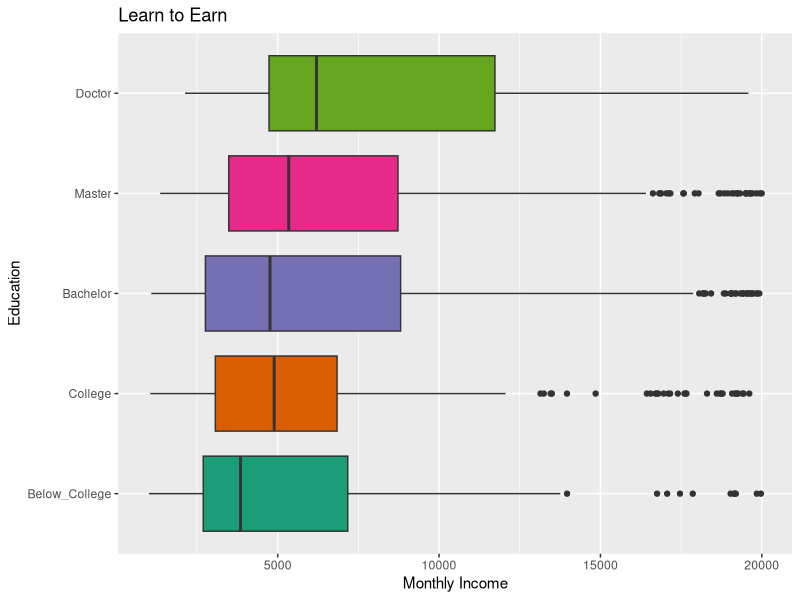
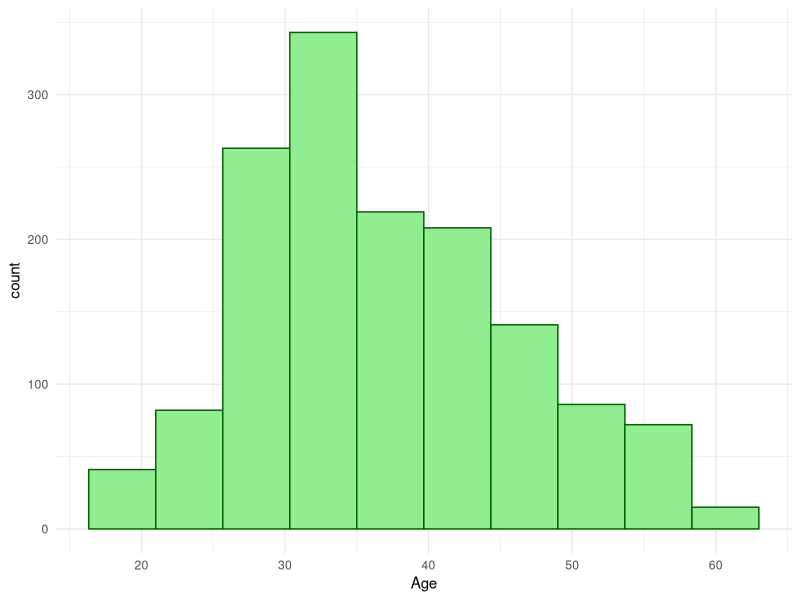
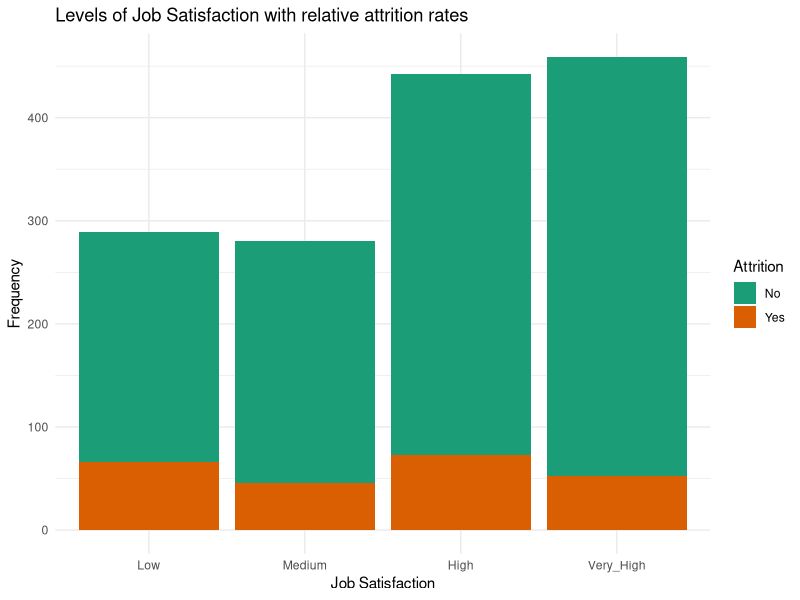
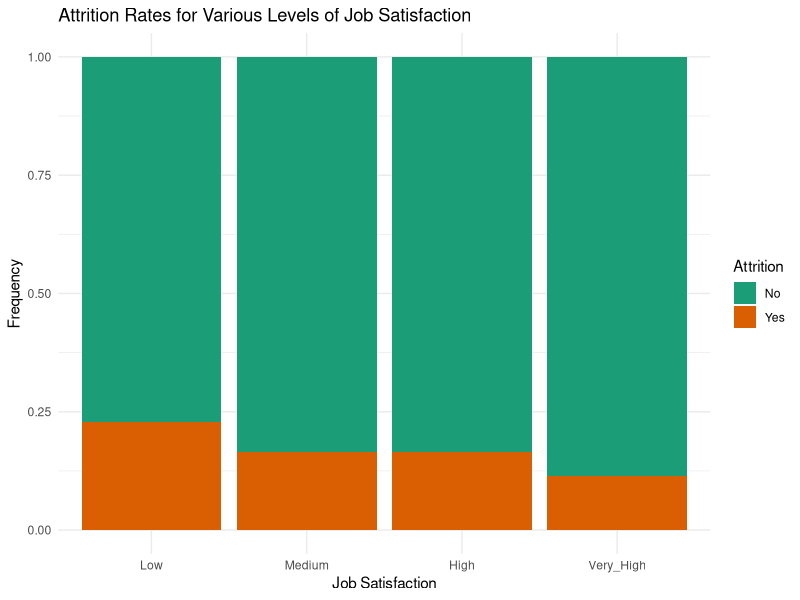
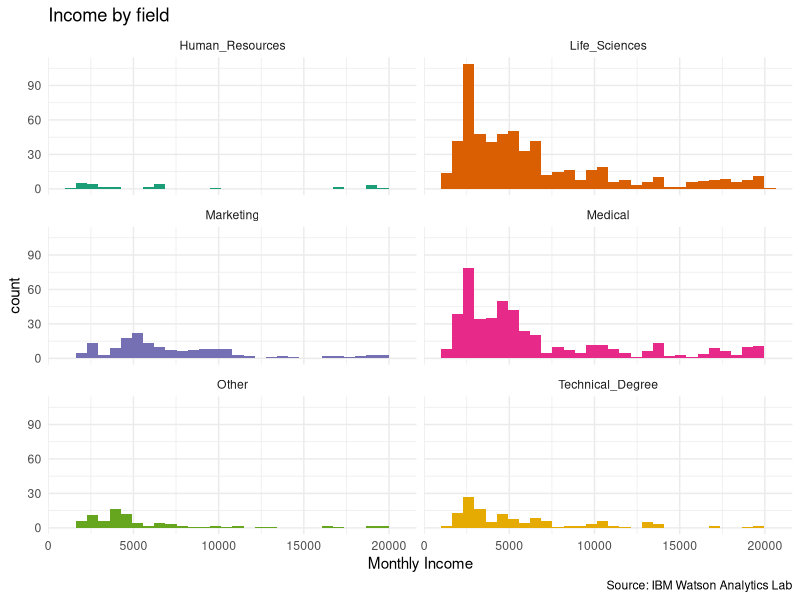

Generate these figures, in order, with R:
## ---- chunk 1
#| label: setup
#| message: false


library(tidyverse)
library(modeldata)
## ---- chunk 2
#| label: problem 1
ggplot(attrition,
       aes(x = MonthlyIncome,
           y = Education,
           fill = Education)) +
  labs(x = "Monthly Income", 
       y = "Education",
       title = "Learn to Earn") +
  geom_boxplot(show.legend = FALSE) + 
  scale_fill_brewer(palette = "Dark2")
## ---- chunk 3
#| label: problem 2
ggplot(attrition, 
       aes (x = Age)) + 
  geom_histogram(bins = 10,
                 boundary = 7,
                 color = "darkgreen",
                 fill = "lightgreen") + 
  theme_minimal()
## ---- chunk 4
#| label: problem 3
ggplot(attrition, 
       aes(x = JobSatisfaction,
           fill = Attrition)) + 
  labs(x = "Job Satisfaction",
       y = "Frequency",
       title = "Levels of Job Satisfaction with relative attrition rates") + 
  geom_bar() + 
  scale_fill_brewer(palette = "Dark2") + 
  theme_minimal()
## ---- chunk 5
#| label: problem 4
ggplot(attrition, 
       aes(x = JobSatisfaction,
       fill = Attrition)) + 
  labs(x = "Job Satisfaction",
       y = "Frequency",
       title = "Attrition Rates for Various Levels of Job Satisfaction") + 
  geom_bar(position = "fill") + 
  scale_fill_brewer(palette = "Dark2") +
  theme_minimal()
## ---- chunk 6
#| label: problem 5
ggplot(attrition,
       aes(x = MonthlyIncome,
           fill = EducationField)) +
  labs(x = "Monthly Income",
       y ="count", 
       title = "Income by field",
       caption = "Source: IBM Watson Analytics Lab") + 
  geom_histogram(binwidth = 655,
    show.legend = FALSE) + 
  facet_wrap(~EducationField,
             ncol = 2) + 
  scale_fill_brewer(palette = "Dark2") + 
  theme_minimal()
